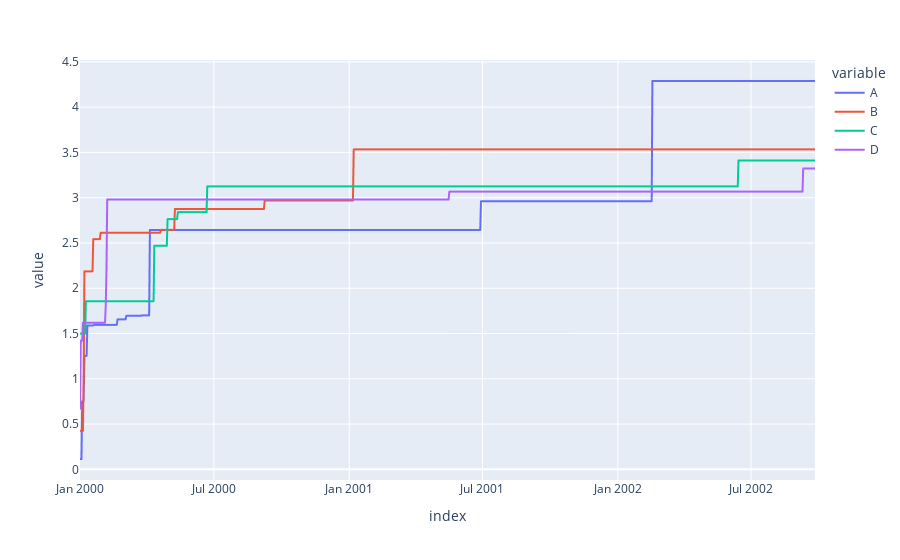

Here is the notebook cell this chart was saved with:
### Code cell
pdf = pd.DataFrame(np.random.randn(1000, 4), index=pser.index,
                   columns=['A', 'B', 'C', 'D'])
psdf = ps.from_pandas(pdf)
psdf = psdf.cummax()
psdf.plot()

### Figure 1 — Plotly figure (JSON) as saved in the notebook; plotly's stock layout.template omitted (floating-point values rounded to 4 significant figures; data arrays with more than 128 entries replaced by an {"elided": "..."} marker saying what was removed)
{"data": [{"hovertemplate": "variable=A<br>index=%{x}<br>value=%{y}<extra></extra>", "legendgroup": "A", "line": {"color": "#636efa", "dash": "solid"}, "marker": {"symbol": "circle"}, "mode": "lines", "name": "A", "showlegend": true, "type": "scattergl", "x": {"elided": "1000 str values"}, "xaxis": "x", "y": {"elided": "1000 float values"}, "yaxis": "y"}, {"hovertemplate": "variable=B<br>index=%{x}<br>value=%{y}<extra></extra>", "legendgroup": "B", "line": {"color": "#EF553B", "dash": "solid"}, "marker": {"symbol": "circle"}, "mode": "lines", "name": "B", "showlegend": true, "type": "scattergl", "x": {"elided": "1000 str values"}, "xaxis": "x", "y": {"elided": "1000 float values"}, "yaxis": "y"}, {"hovertemplate": "variable=C<br>index=%{x}<br>value=%{y}<extra></extra>", "legendgroup": "C", "line": {"color": "#00cc96", "dash": "solid"}, "marker": {"symbol": "circle"}, "mode": "lines", "name": "C", "showlegend": true, "type": "scattergl", "x": {"elided": "1000 str values"}, "xaxis": "x", "y": {"elided": "1000 float values"}, "yaxis": "y"}, {"hovertemplate": "variable=D<br>index=%{x}<br>value=%{y}<extra></extra>", "legendgroup": "D", "line": {"color": "#ab63fa", "dash": "solid"}, "marker": {"symbol": "circle"}, "mode": "lines", "name": "D", "showlegend": true, "type": "scattergl", "x": {"elided": "1000 str values"}, "xaxis": "x", "y": {"elided": "1000 float values"}, "yaxis": "y"}], "layout": {"legend": {"title": {"text": "variable"}, "tracegroupgap": 0}, "margin": {"t": 60}, "xaxis": {"anchor": "y", "domain": [0, 1], "title": {"text": "index"}}, "yaxis": {"anchor": "x", "domain": [0, 1], "title": {"text": "value"}}}}
